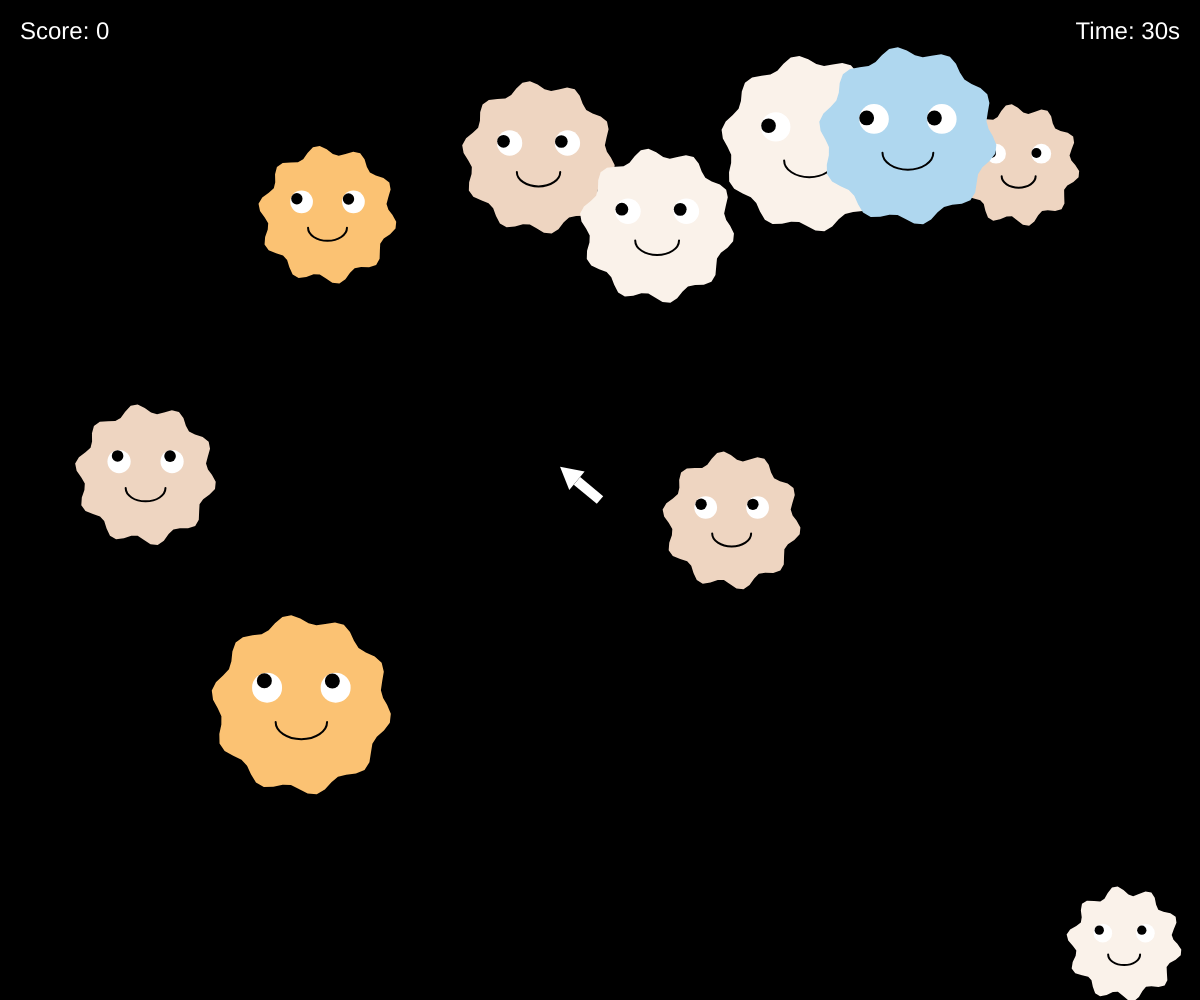
Frame 1 (no input)
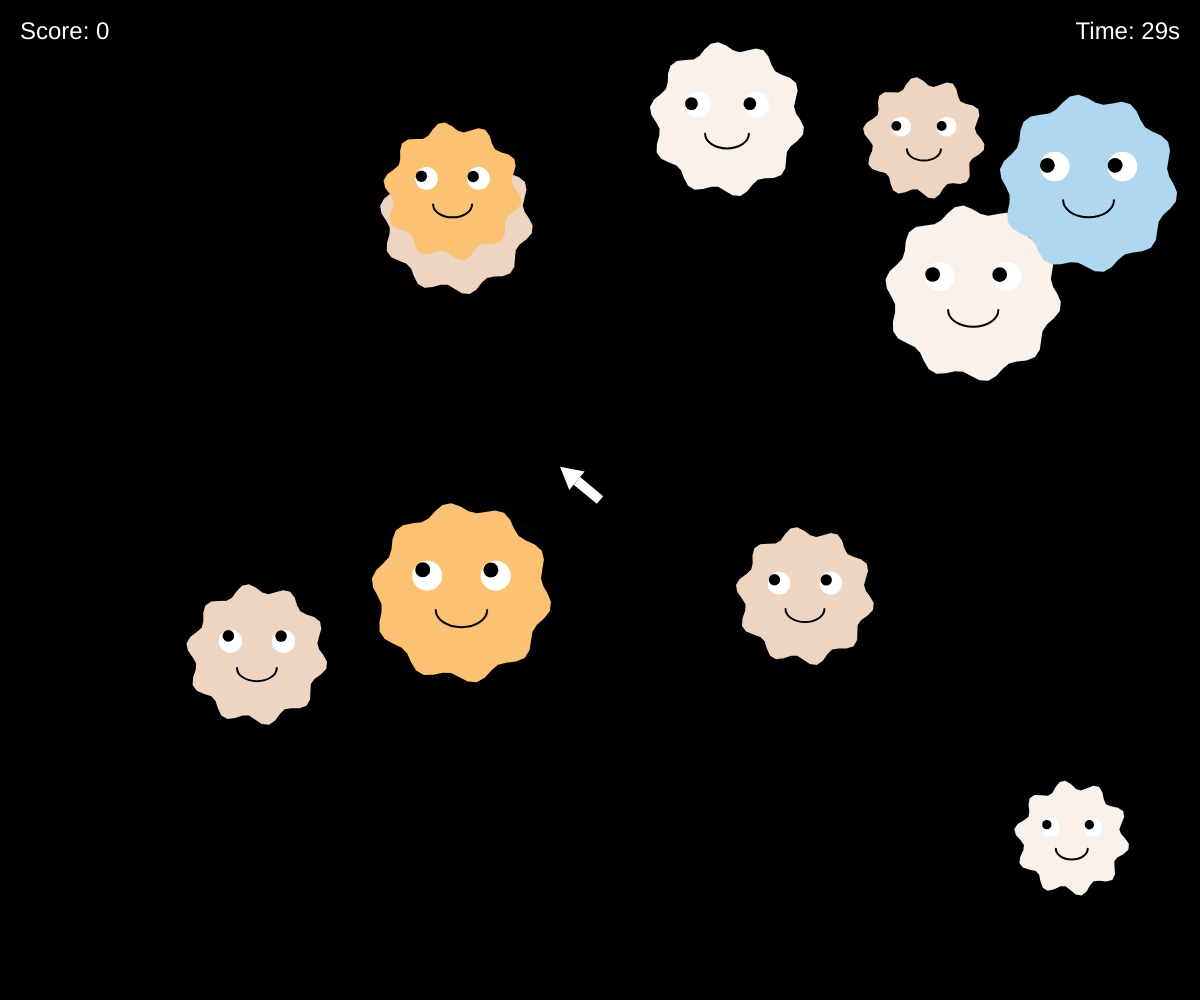
Frame 60 (no input)
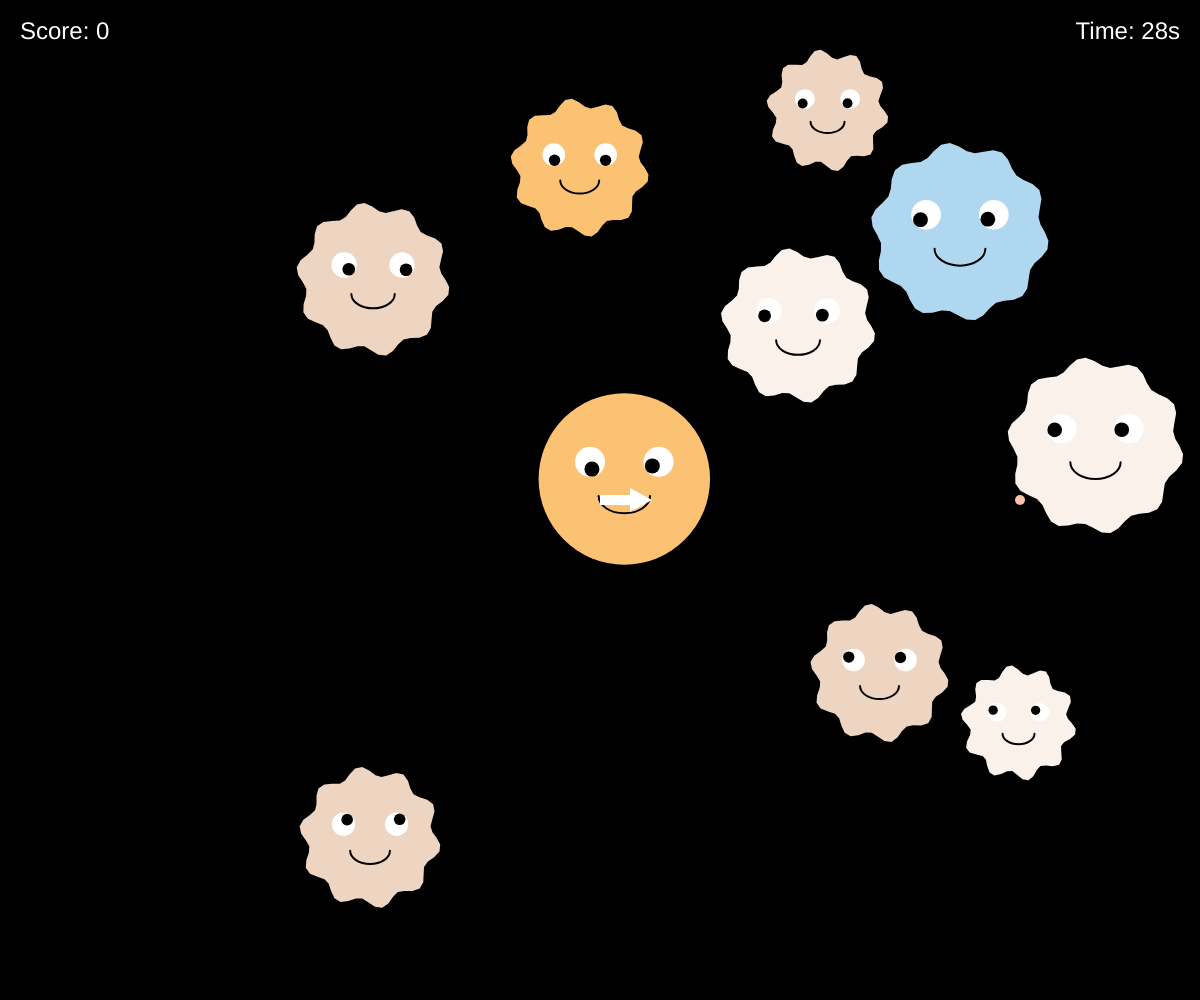
Frame 120 (the mouse pressed at the canvas centre since frame 60)

The p5.js sketch that drew these frames (run headless with seeded random() and noise() and a simulated clock; from frame 60 on, the mouse is pressed at the canvas centre):

// p5.js sketch
// ── sketch.js
let creatures = [];
let missiles = [];
let explosions = [];
const palette = ['#f8959b', '#fbc273', '#afd7ef', '#eed5c1', '#faf2ea'];
let lastSpawnTime = 0;
let score = 0;
let gameState = 'playing'; // 'playing' 或 'gameover'
let gameDuration = 30; // 遊戲總時間
let startTime;

function setup() {
  createCanvas(windowWidth, windowHeight);
  resetGame();
}

function draw() {
  background(0); // 背景顏色為黑色

  if (gameState === 'playing') {
    runGame();
  } else {
    showGameOver();
  }
}

function resetGame() {
  creatures = [];
  missiles = [];
  explosions = [];
  score = 0;
  gameState = 'playing';
  startTime = millis();
  lastSpawnTime = millis();
  // 初始產生 10 個物件
  for (let i = 0; i < 10; i++) {
    spawnCreature();
  }
}

function runGame() {
  let elapsedTime = (millis() - startTime) / 1000;
  let remainingTime = max(0, ceil(gameDuration - elapsedTime));

  // 每隔 5 秒產生一個物件，或當畫面沒有物件時立即產生，避免畫面空白
  if (millis() - lastSpawnTime > 5000 || creatures.length === 0) {
    spawnCreature();
    lastSpawnTime = millis();
  }

  // 更新與顯示粒子 (Creatures)
  for (let i = creatures.length - 1; i >= 0; i--) {
    let c = creatures[i];
    c.update();
    c.display();

    // 檢查與飛彈的碰撞
    for (let j = missiles.length - 1; j >= 0; j--) {
      let m = missiles[j];
      let d = dist(c.pos.x, c.pos.y, m.pos.x, m.pos.y);
      if (d < c.r + 5) {
        // 產生爆炸
        explosions.push(new Explosion(c.pos.x, c.pos.y, c.color));
        // 移除物件與飛彈
        creatures.splice(i, 1);
        missiles.splice(j, 1);
        score += 10;
        break; 
      }
    }
  }

  // 更新與顯示飛彈
  for (let i = missiles.length - 1; i >= 0; i--) {
    missiles[i].update();
    missiles[i].display();
    if (missiles[i].isOffScreen()) {
      missiles.splice(i, 1);
    }
  }

  // 更新與顯示爆炸特效
  for (let i = explosions.length - 1; i >= 0; i--) {
    explosions[i].update();
    explosions[i].display();
    if (explosions[i].isDead()) {
      explosions.splice(i, 1);
    }
  }

  // 繪製畫布中間的旋轉指標
  drawPointer();

  // 顯示分數與時間
  drawUI(remainingTime);

  // 檢查遊戲是否結束
  if (remainingTime <= 0) {
    gameState = 'gameover';
  }
}

function drawUI(timeLeft) {
  fill(255);
  noStroke();
  textSize(24);
  
  // 左上角分數
  textAlign(LEFT, TOP);
  text("Score: " + score, 20, 20);
  
  // 右上角時間
  textAlign(RIGHT, TOP);
  text("Time: " + timeLeft + "s", width - 20, 20);
}

function showGameOver() {
  push();
  fill(0, 150);
  rect(0, 0, width, height);
  
  textAlign(CENTER, CENTER);
  fill(255);
  textSize(64);
  text("GAME OVER", width / 2, height / 2 - 50);
  textSize(32);
  text("Final Score: " + score, width / 2, height / 2 + 10);
  
  // 繪製再玩一次按鈕
  fill(255);
  rectMode(CENTER);
  rect(width / 2, height / 2 + 80, 200, 50, 10);
  fill(0);
  text("PLAY AGAIN", width / 2, height / 2 + 80);
  pop();
}

function drawPointer() {
  push();
  translate(width / 2, height / 2);
  let angle = atan2(mouseY - height / 2, mouseX - width / 2);
  rotate(angle);
  fill(255);
  noStroke();
  // 繪製長方形（箭身）
  rect(0, -5, 30, 10);
  // 繪製三角形（箭頭）
  triangle(30, -12, 52, 0, 30, 12);
  pop();
}

function spawnCreature() {
  let r = random(50, 100);
  let x = random(r, width - r);
  let y = random(r, height - r);
  let col = color(random(palette));
  creatures.push(new Creature(x, y, r, col));
}

function mousePressed() {
  if (gameState === 'playing') {
    if (mouseButton === LEFT) {
      let angle = atan2(mouseY - height / 2, mouseX - width / 2);
      let m = new Missile(width / 2, height / 2, angle);
      missiles.push(m);
    }
  } else if (gameState === 'gameover') {
    // 檢查是否點擊重新開始按鈕 (按鈕範圍: width/2 +/- 100, height/2 + 80 +/- 25)
    if (mouseX > width / 2 - 100 && mouseX < width / 2 + 100 &&
        mouseY > height / 2 + 55 && mouseY < height / 2 + 105) {
      resetGame();
    }
  }
}

function windowResized() {
  resizeCanvas(windowWidth, windowHeight);
}

class Creature {
  constructor(x, y, r, col) {
    this.pos = createVector(x, y);
    this.vel = p5.Vector.random2D().mult(random(0.5, 4)); // 移動速度不一樣
    this.r = r;
    this.color = col;
    this.petalCount = 10; // 星狀圓弧的瓣數
  }

  update() {
    this.pos.add(this.vel);

    // 邊界碰撞檢查
    if (this.pos.x < this.r || this.pos.x > width - this.r) this.vel.x *= -1;
    if (this.pos.y < this.r || this.pos.y > height - this.r) this.vel.y *= -1;
  }

  display() {
    push();
    translate(this.pos.x, this.pos.y);
    
    let d = dist(mouseX, mouseY, this.pos.x, this.pos.y);
    fill(this.color);
    noStroke();

    if (d < this.r * 2) {
      // 滑鼠靠近時變為圓圈
      ellipse(0, 0, this.r * 2);
    } else {
      // 繪製星狀圓弧外表
      beginShape();
      for (let a = 0; a < TWO_PI; a += 0.1) {
        let offset = map(sin(a * this.petalCount), -1, 1, -5, 5);
        let currR = this.r + offset;
        let x = currR * cos(a);
        let y = currR * sin(a);
        vertex(x, y);
      }
      endShape(CLOSE);
    }

    // 繪製眼睛（白色）
    fill(255);
    let eyeDist = this.r * 0.4;
    let eyeSize = this.r * 0.35;
    ellipse(-eyeDist, -this.r * 0.2, eyeSize, eyeSize);
    ellipse(eyeDist, -this.r * 0.2, eyeSize, eyeSize);

    // 繪製眼珠（黑色，隨滑鼠方向移動）
    fill(0);
    let pupilSize = eyeSize * 0.5;
    this.drawPupil(-eyeDist, -this.r * 0.2, pupilSize);
    this.drawPupil(eyeDist, -this.r * 0.2, pupilSize);

    // 繪製圓弧笑嘴
    noFill();
    stroke(0);
    strokeWeight(2);
    arc(0, this.r * 0.2, this.r * 0.6, this.r * 0.4, 0, PI);

    pop();
  }

  drawPupil(ex, ey, pSize) {
    // 計算相對於眼睛中心的滑鼠向量
    let angle = atan2(mouseY - (this.pos.y + ey), mouseX - (this.pos.x + ex));
    let maxOffset = pSize * 0.5;
    let px = ex + cos(angle) * maxOffset;
    let py = ey + sin(angle) * maxOffset;
    noStroke();
    ellipse(px, py, pSize, pSize);
  }
}

class Missile {
  constructor(x, y, angle) {
    this.pos = createVector(x, y);
    this.vel = p5.Vector.fromAngle(angle).mult(7);
  }

  update() {
    this.pos.add(this.vel);
  }

  display() {
    push();
    fill('#fec3a6');
    noStroke();
    ellipse(this.pos.x, this.pos.y, 10, 10);
    pop();
  }

  isOffScreen() {
    return (this.pos.x < 0 || this.pos.x > width || this.pos.y < 0 || this.pos.y > height);
  }
}

class Explosion {
  constructor(x, y, col) {
    this.pos = createVector(x, y);
    this.particles = [];
    this.lifespan = 255;
    for (let i = 0; i < 15; i++) {
      this.particles.push({
        v: p5.Vector.random2D().mult(random(1, 5)),
        p: createVector(0, 0),
        angle: random(TWO_PI),
        rotSpeed: random(-0.1, 0.1)
      });
    }
    this.color = col;
  }

  update() {
    this.lifespan -= 10;
    for (let p of this.particles) {
      p.p.add(p.v);
      p.angle += p.rotSpeed;
    }
  }

  display() {
    push();
    translate(this.pos.x, this.pos.y);
    fill(this.color.levels[0], this.color.levels[1], this.color.levels[2], this.lifespan);
    noStroke();
    for (let p of this.particles) {
      this.drawStar(p.p.x, p.p.y, 3, 8, 5, p.angle);
    }
    pop();
  }

  // 繪製五芒星的輔助函式
  drawStar(x, y, radius1, radius2, npoints, rotAngle) {
    let angle = TWO_PI / npoints;
    let halfAngle = angle / 2.0;
    beginShape();
    for (let a = rotAngle; a < TWO_PI + rotAngle; a += angle) {
      let sx = x + cos(a) * radius2;
      let sy = y + sin(a) * radius2;
      vertex(sx, sy);
      let sx2 = x + cos(a + halfAngle) * radius1;
      let sy2 = y + sin(a + halfAngle) * radius1;
      vertex(sx2, sy2);
    }
    endShape(CLOSE);
  }

  isDead() {
    return this.lifespan <= 0;
  }
}
